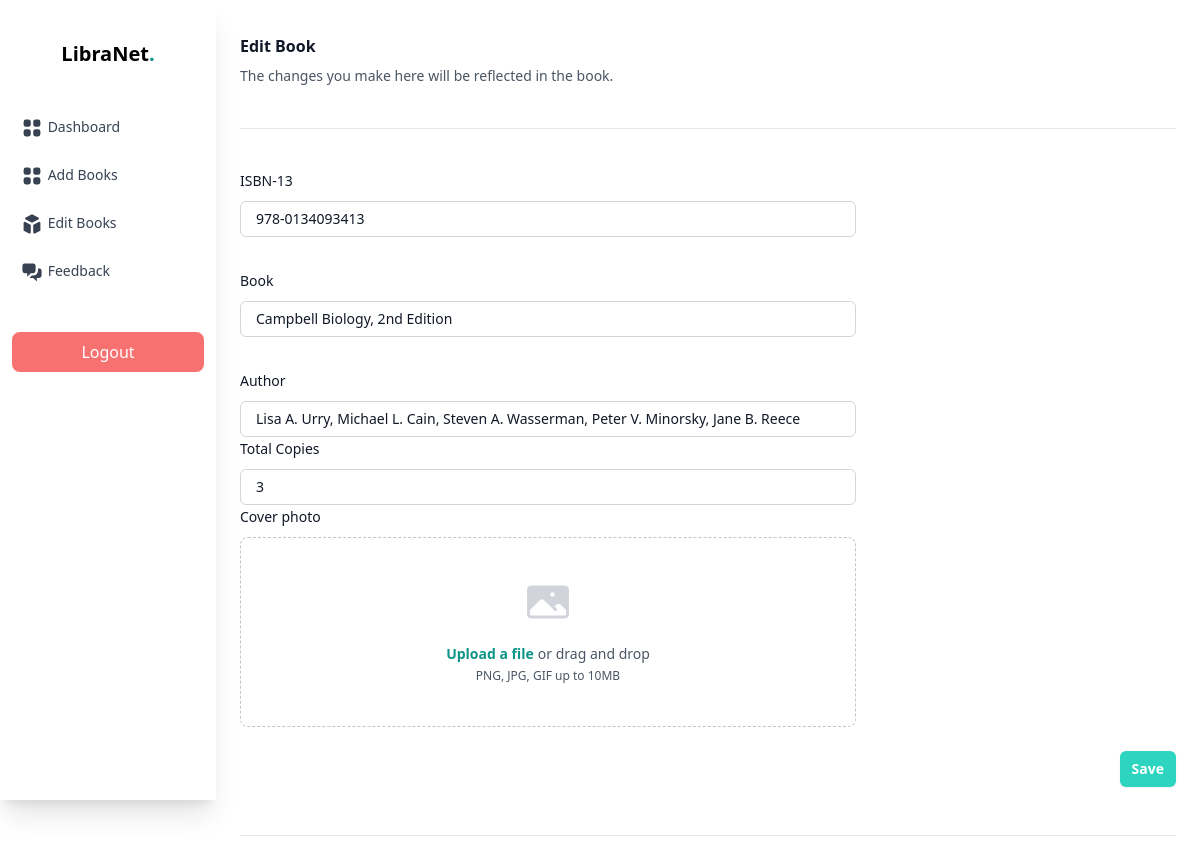
Page /admin_change_details/978-0134093413/ (signed in) on the committed database.
### users/models.py (models this page shows, shortened)
class Book(models.Model):
    title = models.CharField(max_length=255)
    author = models.CharField(max_length=255)
    isbn = models.CharField(max_length=14, unique=True)
    book_cover_image = models.ImageField(upload_to='book_covers/', null=True, blank=True)
    total_copies = models.PositiveIntegerField()
    available_copies = models.PositiveIntegerField()

### users/views.py (the view, shortened to what this page needs)
# urls.py: path('admin_change_details/<str:book_isbn>/', views.admin_change_details, name="admin_change_details"),
@staff_member_required(login_url='')
@login_required
def admin_change_details(request, book_isbn):
    post = request.POST
    messages = []
    book = get_object_or_404(Book, isbn=book_isbn)
    issued_books = int(book.total_copies) - int(book.available_copies)
    return render(request, 'admin_change_details.html', {'book': book})

### users/templates/admin_change_details.html (shortened to what this page needs)
{% extends 'admin_layout.html' %}
{% load static %}
{% block content %}
<div class="h-[100vh] overflow-y-scroll w-[82vw] px-6 py-8">
    <h2 class="text-base/7 font-semibold text-gray-900">Edit Book</h2>
    <p class="mt-1 text-sm/6 text-gray-600">The changes you make here will be reflected in the book.</p>
    <hr class="mt-10">
    <form method="POST">
        <div class="space-y-12">
          <div class="border-b border-gray-900/10 pb-12">
            <div class="mt-10 grid grid-cols-1 gap-x-6 gap-y-8 sm:grid-cols-6">
                <div class="sm:col-span-4">
                    <label for="book_isbn"   class="block text-sm/6 font-medium text-gray-900">ISBN-13</label>
                    <div class="mt-2">
                      <div class="flex items-center rounded-md bg-white pl-3 outline outline-1 -outline-offset-1 outline-gray-300 focus-within:outline focus-within:outline-2 focus-within:-outline-offset-2 focus-within:outline-teal-600">
                        <input required type="text" id="book_isbn" name="book_isbn" value="{{book.isbn}}"  class=" border-none block min-w-0 grow py-1.5 pl-1 pr-3 text-base text-gray-900 placeholder:text-gray-400 focus:outline focus:outline-0 sm:text-sm/6" placeholder="ISBN">
                      </div>
                    </div>
                  </div>
              <div class="sm:col-span-4">
                <label for="username" class="block text-sm/6 font-medium text-gray-900">Book</label>
                <div class="mt-2">
                  <div class="flex items-center rounded-md bg-white pl-3 outline outline-1 -outline-offset-1 outline-gray-300 focus-within:outline focus-within:outline-2 focus-within:-outline-offset-2 focus-within:outline-teal-600">
                    <input  type="text" name="book_name" id="book_name" value = "{{book.title}}"class=" border-none block min-w-0 grow py-1.5 pl-1 pr-3 text-base text-gray-900 placeholder:text-gray-400 focus:outline focus:outline-0 sm:text-sm/6" placeholder="Name">
                  </div>
                </div>
              </div>
              <div class="sm:col-span-4">
                <label for="username" class="block text-sm/6 font-medium text-gray-900">Author</label>
                <div class="mt-2">
                  <div class="flex items-center rounded-md bg-white pl-3 outline outline-1 -outline-offset-1 outline-gray-300 focus-within:outline focus-within:outline-2 focus-within:-outline-offset-2 focus-within:outline-teal-600">
                    <input  type="text" name="book_author" id="book_author" value="{{book.author}}" class="block min-w-0 grow py-1.5 pl-1 border-none pr-3 text-base text-gray-900 placeholder:text-gray-400 focus:outline focus:outline-0 sm:text-sm/6" placeholder="Author">
                  </div>
                </div>
                <div class="sm:col-span-4">
                  <label for="username" class="block text-sm/6 font-medium text-gray-900">Total Copies</label>
                  <div class="mt-2">
                    <div class="flex items-center rounded-md bg-white pl-3 outline outline-1 -outline-offset-1 outline-gray-300 focus-within:outline focus-within:outline-2 focus-within:-outline-offset-2 focus-within:outline-teal-600">
                      <input   type="number" name="total_copies" id="total_copies" class="block min-w-0 grow py-1.5 pl-1 border-none pr-3 text-base text-gray-900 placeholder:text-gray-400 focus:outline focus:outline-0 sm:text-sm/6" placeholder="1" value = "{{book.total_copies}}">
                    </div>
                  </div>
              </div>
              <div class="col-span-full">
                <label for="cover-photo" class="block text-sm/6 font-medium text-gray-900">Cover photo</label>
                <div class="mt-2 flex justify-center rounded-lg border border-dashed border-gray-900/25 px-6 py-10">
                  <div class="text-center">
                    <div class="mt-4 flex text-sm/6 text-gray-600">
                      <label for="file-upload" class="relative cursor-pointer rounded-md bg-white font-semibold text-teal-600 focus-within:outline-none focus-within:ring-2 focus-within:ring-teal-600 focus-within:ring-offset-2 hover:text-teal-500">
                        <span>Upload a file</span>
                      </label>
                      <p class="pl-1">or drag and drop</p>
                    </div>
                    <p class="text-xs/5 text-gray-600">PNG, JPG, GIF up to 10MB</p>
                  </div>
                </div>
              </div>
            </div>
          </div>
        <div class="mt-6 flex items-center justify-end gap-x-6">
          <button type="submit" class="rounded-md bg-teal-400 px-3 py-2 text-sm font-semibold text-white shadow-sm hover:bg-teal-500 focus-visible:outline focus-visible:outline-2 focus-visible:outline-offset-2 focus-visible:outline-teal-600">Save</button>
        </div>
      </form>
</div>
{% endblock %}

### rows in the picture
Book: book_isbn "978-0134093413", book_name "Campbell Biology, 2nd Edition", book_author "Lisa A. Urry, Michael L. Cain, Steven A. Wasserman, Peter V. Minorsky, Jane B. Reece", total_copies "3"
